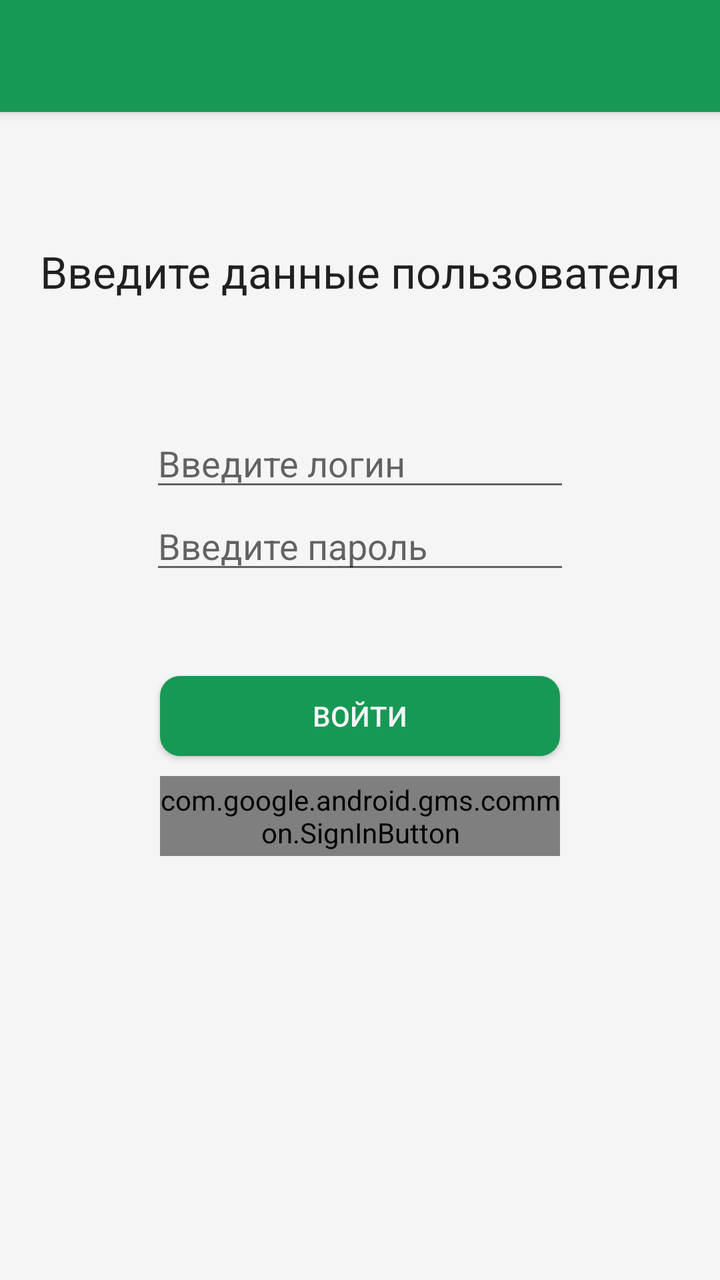
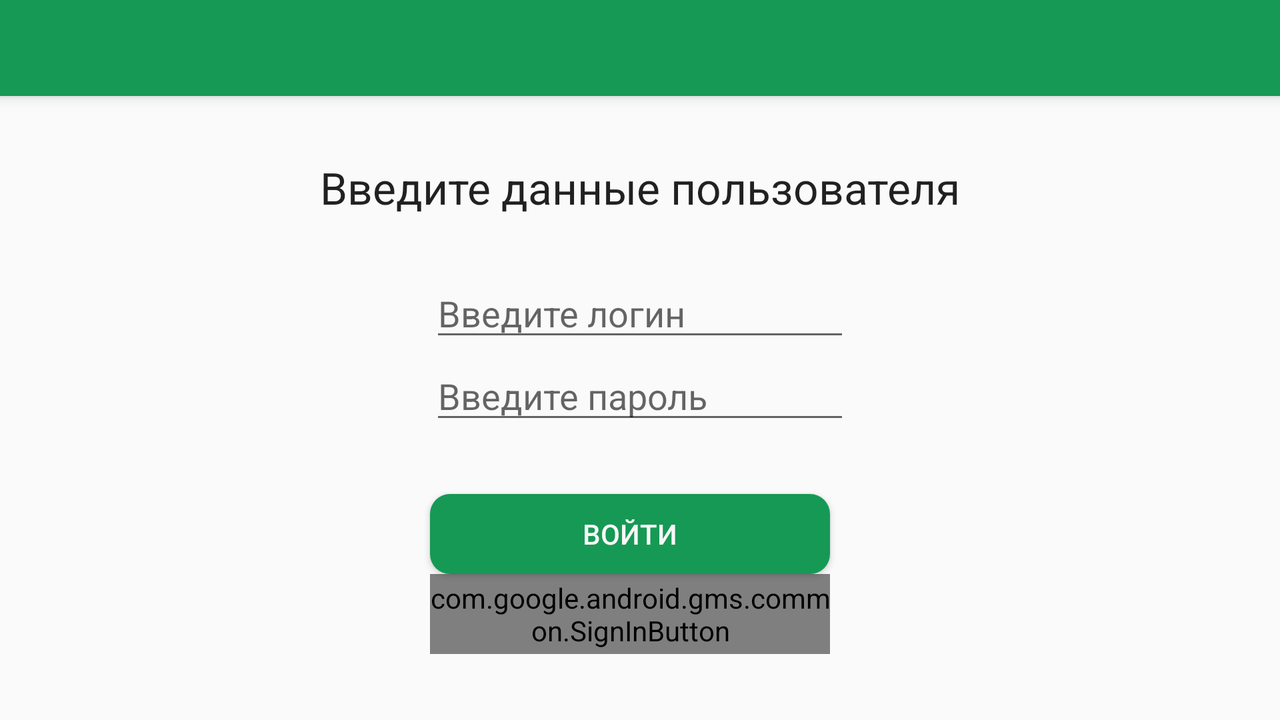

First picture: res/layout/ on a phone held upright. Second picture: the repository's own variant of that layout, on a device whose configuration matches the variant's folder. Source for both follows.
<!-- AndroidManifest.xml: application theme AppTheme -->
<!-- res/layout/user_login_layout.xml -->
<?xml version="1.0" encoding="utf-8"?>
<RelativeLayout xmlns:android="http://schemas.android.com/apk/res/android"
    android:orientation="vertical"
    android:layout_width="match_parent"
    android:layout_height="match_parent"
    style="@style/Container.Background">
    <include layout="@layout/toolbar"
        android:id="@+id/include" />

    <TextView
        android:layout_width="wrap_content"
        android:layout_height="wrap_content"
        android:textAppearance="?android:attr/textAppearanceLarge"
        android:text="@string/headRegAct"
        android:id="@+id/txtLogin"
        android:layout_below="@+id/include"
        android:layout_centerHorizontal="true"
        android:layout_marginTop="@dimen/marginLoginTxt" />

    <EditText
        android:id="@+id/edLogin"
        android:layout_width="wrap_content"
        android:layout_height="wrap_content"
        android:inputType="textPersonName"
        android:hint="@string/inputLogin"
        android:ems="10"
        android:layout_marginTop="@dimen/marginLoginEd"
        android:layout_below="@+id/txtLogin"
        android:layout_centerHorizontal="true" />

    <EditText
        android:id="@+id/edLoginPassw"
        android:layout_width="wrap_content"
        android:layout_height="wrap_content"
        android:inputType="textPassword"
        android:hint="@string/inputPass"
        android:ems="10"
        android:layout_below="@+id/edLogin"
        android:layout_alignLeft="@+id/edLogin"
        android:layout_alignStart="@+id/edLogin" />

    <Button
        android:id="@+id/loginBtn"
        android:layout_width="@dimen/loginBtn_width"
        android:layout_height="@dimen/loginBtn_height"
        android:textColor="@color/white"
        android:background="@drawable/button_rounded_all"
        android:text="@string/loginButton"
        android:layout_marginTop="46dp"
        android:layout_below="@+id/edLoginPassw"
        android:layout_centerHorizontal="true" />

    <com.google.android.gms.common.SignInButton
        android:id="@+id/sign_in_button"
        android:layout_width="@dimen/loginBtn_width"
        android:layout_height="@dimen/loginBtn_height"
        android:layout_below="@+id/loginBtn"
        android:layout_marginTop="@dimen/padding_field"
        android:layout_alignLeft="@+id/loginBtn"
        android:layout_alignStart="@+id/loginBtn" />


</RelativeLayout>
<!-- res/layout/toolbar.xml (included above) -->
<?xml version="1.0" encoding="utf-8"?>
<android.support.v7.widget.Toolbar
    xmlns:android="http://schemas.android.com/apk/res/android"
    xmlns:app="http://schemas.android.com/apk/res-auto"
    android:id="@+id/toolbar"
    android:layout_width="match_parent"
    android:layout_height="wrap_content"
    android:background="?attr/colorPrimary"
    android:fitsSystemWindows="true"
    android:elevation="@dimen/toolbar_elevation"
    app:theme="@style/ThemeOverlay.AppCompat.Dark.ActionBar"
    app:popupTheme="@style/Theme.AppCompat.Light"/>
<!-- resources referenced by this layout -->
<resources>
  <color name="white">#F7F7F7</color>
  <dimen name="loginBtn_height">40dp</dimen>
  <dimen name="loginBtn_width">200dp</dimen>
  <dimen name="marginLoginEd">59dp</dimen>
  <dimen name="marginLoginTxt">65dp</dimen>
  <dimen name="padding_field">10dp</dimen>
  <dimen name="toolbar_elevation">4dp</dimen>
  <!-- drawable button_rounded_all (drawable) -->
  <?xml version="1.0" encoding="utf-8"?>
  <selector
      xmlns:android="http://schemas.android.com/apk/res/android">
      <item>
          <shape>
              <solid android:color="@color/primary"/>
              <corners android:radius="10.0dip" />
          </shape>
      </item>
  </selector>
  <string name="headRegAct">Введите данные пользователя</string>
  <string name="inputLogin">Введите логин</string>
  <string name="inputPass">Введите пароль</string>
  <string name="loginButton">Войти</string>
  <style name="Container.Background">
          <item name="android:background">@color/primary_material_light</item>
      </style>
  <style name="AppTheme" parent="Theme.AppCompat.Light.NoActionBar">
          
          <item name="colorPrimary">@color/primary</item>
          <item name="colorAccent">@color/fabcolor</item>
          <item name="windowActionModeOverlay">true</item>
          <item name="actionModeStyle">@style/LoftActionMode</item>
      </style>
  <color name="primary">#169955</color>
  <color name="fabcolor">#5a9199</color>
  <style name="LoftActionMode" parent="Base.Widget.AppCompat.ActionMode">
          <item name="background">@color/primary</item>
          <item name="backgroundSplit">@color/primary</item>
      </style>
</resources>
<!-- res/layout-land/user_login_layout.xml (the repository's variant of the layout above) -->
<!-- drawn on the phone turned sideways -->
<?xml version="1.0" encoding="utf-8"?>
<RelativeLayout xmlns:android="http://schemas.android.com/apk/res/android"
    android:orientation="vertical"
    android:layout_width="match_parent"
    android:layout_height="match_parent"
    style="@style/Container">
    <include layout="@layout/toolbar"
        android:id="@+id/include" />

    <TextView
        android:layout_width="wrap_content"
        android:layout_height="wrap_content"
        android:textAppearance="?android:attr/textAppearanceLarge"
        android:text="@string/headRegAct"
        android:id="@+id/txtLogin"
        android:layout_marginTop="31dp"
        android:layout_below="@+id/include"
        android:layout_centerHorizontal="true" />

    <EditText
        android:id="@+id/edLogin"
        android:layout_width="wrap_content"
        android:layout_height="wrap_content"
        android:inputType="textPersonName"
        android:hint="@string/inputLogin"
        android:ems="10"
        android:layout_marginTop="26dp"
        android:layout_below="@+id/txtLogin"
        android:layout_centerHorizontal="true" />

    <EditText
        android:id="@+id/edLoginPassw"
        android:layout_width="wrap_content"
        android:layout_height="wrap_content"
        android:inputType="textPassword"
        android:hint="@string/inputPass"
        android:ems="10"
        android:layout_below="@+id/edLogin"
        android:layout_alignLeft="@+id/edLogin"
        android:layout_alignStart="@+id/edLogin" />

    <Button
        android:id="@+id/loginBtn"
        android:layout_width="@dimen/loginBtn_width"
        android:layout_height="@dimen/loginBtn_height"
        android:textColor="@color/white"
        android:background="@drawable/button_rounded_all"
        android:text="@string/loginButton"
        android:layout_marginTop="30dp"
        android:layout_below="@+id/edLoginPassw"
        android:layout_alignLeft="@+id/edLoginPassw"
        android:layout_alignStart="@+id/edLoginPassw" />

    <com.google.android.gms.common.SignInButton
        android:id="@+id/sign_in_button"
        android:layout_width="@dimen/loginBtn_width"
        android:layout_height="@dimen/loginBtn_height"
        android:layout_below="@+id/loginBtn"
        android:layout_alignRight="@+id/loginBtn"
        android:layout_alignEnd="@+id/loginBtn" />


</RelativeLayout>
<!-- resources referenced by the variant -->
<!-- as the phone turned sideways resolves them -->
<resources>
  <color name="white">#F7F7F7</color>
  <dimen name="loginBtn_height">40dp</dimen>
  <dimen name="loginBtn_width">200dp</dimen>
  <dimen name="toolbar_elevation">4dp</dimen>
  <!-- drawable button_rounded_all (drawable) -->
  <?xml version="1.0" encoding="utf-8"?>
  <selector
      xmlns:android="http://schemas.android.com/apk/res/android">
      <item>
          <shape>
              <solid android:color="@color/primary"/>
              <corners android:radius="10.0dip" />
          </shape>
      </item>
  </selector>
  <string name="headRegAct">Введите данные пользователя</string>
  <string name="inputLogin">Введите логин</string>
  <string name="inputPass">Введите пароль</string>
  <string name="loginButton">Войти</string>
  <style name="Container">
          <item name="android:layout_width">match_parent</item>
          <item name="android:layout_height">match_parent</item>
          <item name="android:gravity">center_horizontal</item>
      </style>
  <style name="AppTheme" parent="Theme.AppCompat.Light.NoActionBar">
          
          <item name="colorPrimary">@color/primary</item>
          <item name="colorAccent">@color/fabcolor</item>
          <item name="windowActionModeOverlay">true</item>
          <item name="actionModeStyle">@style/LoftActionMode</item>
      </style>
  <color name="primary">#169955</color>
  <color name="fabcolor">#5a9199</color>
  <style name="LoftActionMode" parent="Base.Widget.AppCompat.ActionMode">
          <item name="background">@color/primary</item>
          <item name="backgroundSplit">@color/primary</item>
      </style>
</resources>
